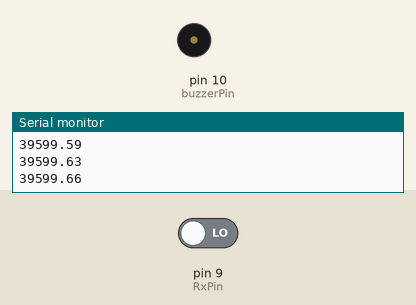
Bench run of a sketch on a simulated Arduino Uno, built with avr-gcc and run on an emulated ATmega328P. Shown: buzzer (waves = sounding), the last lines printed to the serial monitor. The test bench sets the inputs (shaded band); at power-on: pin 9 (RxPin) LOW.

Above: at 1.2 s.
1.3 s: pin 9 (RxPin) driven HIGH
At 2.3 s:
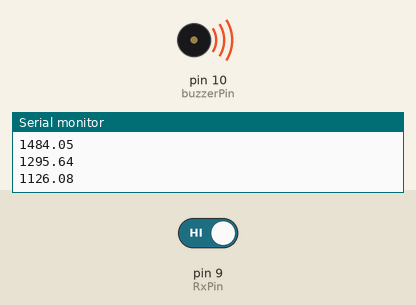
Timing chart, 0 to 4.5 s (numbered marks = the images above; inputs shaded):
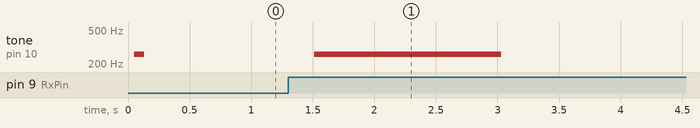

Measured:
- after the input at 1.3 s, tone on pin 10 (buzzerPin): silent → 259 Hz after 0.21 s, → silent 1.5 s later

The sketch:

Capacitive_Pitch_Control.ino
```cpp
/*
Senses proximity of a hand using capacitive touch and uses it to control the pitch on a buzzer.

See capacitive_touch and blocking_tones.


Hardware: Connect a 20-100 MOhm resistor between TxPin (8) and RxPin (9).
          Connect an alligator clip between RxPin and a piece of aluminum foil.
          Place a piece of paper over the tinfoil (optional).
          Connect a piezo from buzzerPin (10) to ground.
          For volume control, connect it through a potentiometer.

Notes for piano exercise:
  char names[] = { 'c', 'd', 'e', 'f', 'g', 'a', 'b', 'C', 'D', 'E', 'F', 'G', 'A', 'B'};
  int frequencies[] = {262, 294, 330, 349, 392, 440, 494, 262*2, 294*2, 330*2, 349*2, 392*2, 440*2, 494*2};


*/


// Set which pins are used here
byte TxPin = 8;
byte RxPin = 9;
byte buzzerPin = 10;

// Setting the max and min levels of the frequency
int minlevel = 0;
int maxlevel = 7600;
int steps = 7;  // Steps utilized to play different notes at different frequencies.
int stepSize = (maxlevel - minlevel)/steps; // This is utilized in the if statements.

// This is used to keep track of a low-pass filtered frequency
float filtered_frequency = 1000.0;

// The bitmask is used to access the PINB register
byte bitmask=1 << (RxPin-8);

// This runs once when the board starts up
void setup()
{
  // Setup
  pinMode(TxPin, OUTPUT);
  pinMode(RxPin, INPUT);
  pinMode(buzzerPin, OUTPUT);
  Serial.begin(9600);

  // Drive the Tx pin low to start
  digitalWrite(TxPin, LOW);
}

// This is called indefinitely
void loop()
{
  float frequency;
  long i=0;
  int note;
  // Drive the TxPin high to send the signal
  digitalWrite(TxPin, HIGH);

  // Count how long it takes to get to RxPin
  //while( (digitalRead(RxPin) == LOW) && (i<2000)) i++;   // this is the slow way
  while( ((PINB & bitmask) == 0) && (i<2000)) i++;   // this is the faster way


  // Finished sending the signal. Drive the pin low for the next cycle
  digitalWrite(TxPin, LOW);

  // Discharge the stray capacitor
  pinMode(RxPin, OUTPUT);
  digitalWrite(RxPin, LOW);
  pinMode(RxPin, INPUT);

  // Write out the result over the USB cable
  // Serial.println(i);

  // Calculate the frequency and filter it
  frequency = (i-20)*20.0;
  // The next line is a lowpass digital filter (an IIR filter: Infinite Impulse Response)
  filtered_frequency=filtered_frequency*0.9+frequency*0.1;
  Serial.println( filtered_frequency);

  // Play the tone
// The if statements here sets up filtered frequency to a specific note and plays them when in the specificied range.

  if(filtered_frequency > minlevel and filtered_frequency < maxlevel){


    if(filtered_frequency > minlevel + stepSize){
      note = 262;
      playTone(note,50);
    }

    else if(filtered_frequency < minlevel + stepSize*2){
      note = 262;
      playTone(note,50);
    }

    else if(filtered_frequency < minlevel + stepSize*3){
      note = 330;
      playTone(note,50);
    }

    else if(filtered_frequency < minlevel + stepSize*4){
     note = 349;
     playTone(note,50);
    }

    else if(filtered_frequency < minlevel + stepSize*5){
     note = 392;
     playTone(note,50);
    }

    else if(filtered_frequency < minlevel + stepSize*6){
     note = 440;
     playTone(note,50);
    }

    else if(filtered_frequency < minlevel + stepSize*7){
     note = 497;
     playTone(note,50);
    }

  }

}


void playTone(float frequency, int duration)
{
  // This function plays a tone at the requested frequency for the requested duration.
  // frequency: frequency of the tone
  // duration: how long the tone should last in milliseconds

  int pulse = 500000.0/frequency;
  long i;

  // Keep looping until the note is finished playing
  for (i = 0; i < duration * 1000L; i += pulse*2 )
  {
    // Make the pulse: HIGH, wait, LOW, wait:
    digitalWrite(buzzerPin, HIGH);
    delayMicroseconds(pulse);
    digitalWrite(buzzerPin, LOW);
    delayMicroseconds(pulse);
  }
}
```
